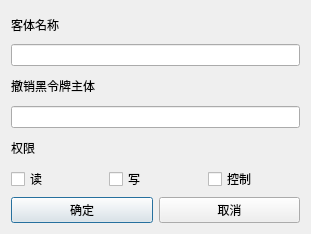
<?xml version="1.0" encoding="UTF-8"?>
<ui version="4.0">
 <class>BlackCardRevoke</class>
 <widget class="QDialog" name="BlackCardRevoke">
  <property name="geometry">
   <rect>
    <x>0</x>
    <y>0</y>
    <width>311</width>
    <height>234</height>
   </rect>
  </property>
  <property name="windowTitle">
   <string>Dialog</string>
  </property>
  <layout class="QVBoxLayout" name="verticalLayout_2">
   <item>
    <layout class="QVBoxLayout" name="verticalLayout">
     <item>
      <widget class="QLabel" name="label">
       <property name="text">
        <string>客体名称</string>
       </property>
      </widget>
     </item>
     <item>
      <widget class="QLineEdit" name="ObjName"/>
     </item>
     <item>
      <widget class="QLabel" name="label_2">
       <property name="text">
        <string>撤销黑令牌主体</string>
       </property>
      </widget>
     </item>
     <item>
      <widget class="QLineEdit" name="UserName"/>
     </item>
     <item>
      <widget class="QLabel" name="label_3">
       <property name="text">
        <string>权限</string>
       </property>
      </widget>
     </item>
     <item>
      <layout class="QHBoxLayout" name="horizontalLayout_2">
       <item>
        <widget class="QCheckBox" name="checkBoxr">
         <property name="text">
          <string>读</string>
         </property>
        </widget>
       </item>
       <item>
        <widget class="QCheckBox" name="checkBoxw">
         <property name="text">
          <string>写</string>
         </property>
        </widget>
       </item>
       <item>
        <widget class="QCheckBox" name="checkBoxc">
         <property name="text">
          <string>控制</string>
         </property>
        </widget>
       </item>
      </layout>
     </item>
     <item>
      <layout class="QHBoxLayout" name="horizontalLayout">
       <item>
        <widget class="QPushButton" name="yesButton">
         <property name="text">
          <string>确定</string>
         </property>
        </widget>
       </item>
       <item>
        <widget class="QPushButton" name="closeButton">
         <property name="text">
          <string>取消</string>
         </property>
        </widget>
       </item>
      </layout>
     </item>
    </layout>
   </item>
  </layout>
 </widget>
 <resources/>
 <connections/>
</ui>
